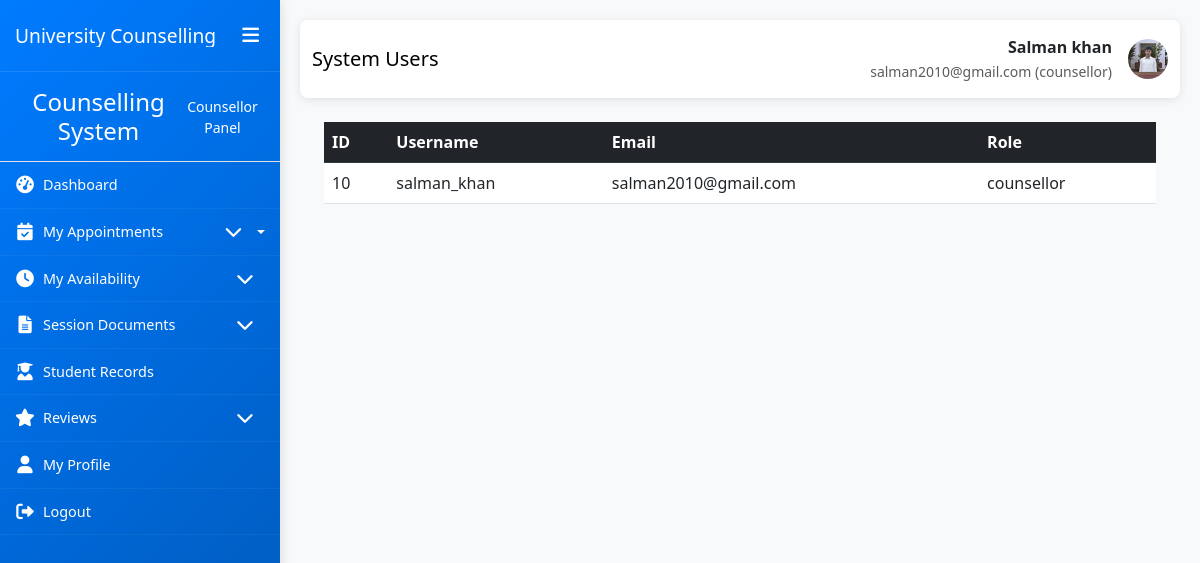
Page /counseller_user_list/ (signed in) on the committed database.
### My_App/models.py (models this page shows, shortened)
class CustomUser(AbstractUser):
    ROLE_CHOICES = (
        ('student', 'Student'),
        ('counsellor', 'Counsellor'),
        ('admin', 'Administrator'),
    )
    role = models.CharField(max_length=20, choices=ROLE_CHOICES, default='student')
    phone_number = models.CharField(max_length=15, blank=True, null=True)
    date_of_birth = models.DateField(blank=True, null=True)
    profile_picture = models.ImageField(upload_to='profile_pics/', blank=True, null=True)
    created_at = models.DateTimeField(auto_now_add=True)
    updated_at = models.DateTimeField(auto_now=True)
    class Meta:
        permissions = [
            ("can_access_admin_panel", "Can access admin panel"),
            ("can_manage_users", "Can manage users"),
            ("can_manage_appointments", "Can manage appointments"),
            ("can_view_reports", "Can view reports"),
            ("can_manage_counsellors", "Can manage counsellors"),
        ]
    def is_counsellor(self):
        return self.role == 'counsellor'

### My_App/views.py (the view)
# urls.py: path('counseller_user_list/',views.counseller_user_list,name='counseller_user_list'),
@login_required
def counseller_user_list(request):
    if not request.user.is_counsellor():
        raise PermissionDenied("You are not allowed to access this page.")
    users = CustomUser.objects.filter(role="counsellor")  # fetch only student users
    return render(request, "My_Consuller/settings/user_list.html", {"users": users})

### templates/My_Consuller/settings/user_list.html (shortened to what this page needs)
{% extends 'My_Consuller/base1.html' %}
{% block page_title %}System Users{% endblock %}
{% block content %}
<div class="container mt-4">
  <table class="table table-hover">
    <thead class="table-dark">
      <tr>
        <th>ID</th>
        <th>Username</th>
        <th>Email</th>
        <th>Role</th>
      </tr>
    </thead>
    <tbody>
    {% for u in users %}
      <tr>
        <td>{{ u.id }}</td>
        <td>{{ u.username }}</td>
        <td>{{ u.email }}</td>
        <td>{{ u.role }}</td>
      </tr>
    {% endfor %}
    </tbody>
  </table>
</div>
{% endblock %}

### templates/My_Consuller/base1.html (shortened to what this page needs)
<!DOCTYPE html>
<html lang="en">
<head>
    <link href="https://cdn.jsdelivr.net/npm/bootstrap@5.3.0/dist/css/bootstrap.min.css" rel="stylesheet">
    <link href="https://cdnjs.cloudflare.com/ajax/libs/font-awesome/6.0.0/css/all.min.css" rel="stylesheet">
    <link href="https://cdn.jsdelivr.net/npm/sweetalert2@11/dist/sweetalert2.min.css" rel="stylesheet">
</head>
<body>
    <div class="container-fluid p-0">
        <div class="row g-0">
            <div class="sidebar {% if user.is_counsellor %}counsellor-sidebar{% endif %}" id="sidebar">
                <div class="sidebar-header">
                    <h3>University Counselling</h3>
                    <button class="sidebar-toggle d-none d-lg-block" id="sidebarToggle">
                        <i class="fas fa-bars"></i>
                    </button>
                </div>
                <div class="sidebar-content">
                    {% if user.is_counsellor %}
                        {% include 'My_Consuller/sidebar.html' %}
                    {% else %}
                        {% include 'My_Student/sidebar.html' %}
                    {% endif %}
                </div>
            </div>
            <div class="main-content" id="mainContent">
                <nav class="navbar navbar-expand-lg navbar-custom {% if user.is_counsellor %}counsellor-navbar{% endif %}">
                    <div class="container-fluid">
                        <span class="navbar-brand">{% block page_title %}Dashboard{% endblock %}</span>
                        <div class="d-flex align-items-center">
                            <div class="me-3 text-end d-none d-md-block">
                                <div class="fw-bold">{{ user.get_full_name|default:user.username }}</div>
                                <small class="text-muted">
                                    {{ user.email }}
                                    ({% if user.is_counsellor %}counsellor{% else %}student{% endif %})
                                </small>
                            </div>
                            {% if user.profile_picture %}
                            <img src="{{ user.profile_picture.url }}" alt="Profile" class="user-profile-img">
                            {% else %}
                            <div class="user-profile-img bg-secondary d-flex align-items-center justify-content-center text-white">
                                <i class="fas {% if user.is_counsellor %}fa-user-tie{% else %}fa-user{% endif %}"></i>
                            </div>
                            {% endif %}
                        </div>
                    </div>
                </nav>
                <div class="container-fluid">
                    {% block content %}{% endblock %}
                </div>
            </div>
        </div>
    </div>
</body>
</html>

### templates/My_Consuller/base1.html (style rules this page uses)
:root { --sidebar-width: 280px; --sidebar-collapsed-width: 70px; --sidebar-bg: linear-gradient(135deg, #28a745 0%, #20c997 100%); --counsellor-sidebar-bg: linear-gradient(135deg, #007bff 0%, #0056b3 100%); --content-padding: 20px; --transition-speed: 0.3s; }
body { overflow-x: hidden; font-family: 'Segoe UI', Tahoma, Geneva, Verdana, sans-serif; background-color: #f8f9fa; }
.sidebar { background: var(--sidebar-bg); color: white; min-height: 100vh; position: fixed; width: var(--sidebar-width); transition: all var(--transition-speed) ease; z-index: 1000; box-shadow: 2px 0 10px rgba(0,0,0,0.1); overflow-y: auto; }
.sidebar.counsellor-sidebar { background: var(--counsellor-sidebar-bg); }
.sidebar-header { padding: 20px 15px; border-bottom: 1px solid rgba(255,255,255,0.1); display: flex; align-items: center; justify-content: space-between; }
.sidebar-header h3 { font-size: 1.2rem; margin: 0; white-space: nowrap; overflow: hidden; }
.sidebar-toggle { background: none; border: none; color: white; font-size: 1.2rem; cursor: pointer; }
.main-content { margin-left: var(--sidebar-width); padding: var(--content-padding); transition: all var(--transition-speed) ease; min-height: 100vh; width: calc(100% - var(--sidebar-width)); }
.navbar-custom { background: white; box-shadow: 0 2px 10px rgba(0,0,0,0.1); padding: 15px 0; margin-bottom: 20px; border-radius: 8px; }
.user-profile-img { width: 40px; height: 40px; border-radius: 50%; object-fit: cover; }
.sidebar { background: var(--sidebar-bg); color: white; height: 100vh; position: fixed; top: 0; left: 0; width: var(--sidebar-width); transition: all var(--transition-speed) ease; z-index: 1000; box-shadow: 2px 0 10px rgba(0,0,0,0.1); overflow-y: auto; overflow-x: hidden; scrollbar-width: thin; scrollbar-color: rgba(255,255,255,0.4) transparent; }

### rows in the picture
CustomUser: get_full_name "Salman khan", email "salman2010@gmail.com", profile_picture (picture), id "10", username "salman_khan", role "counsellor"
